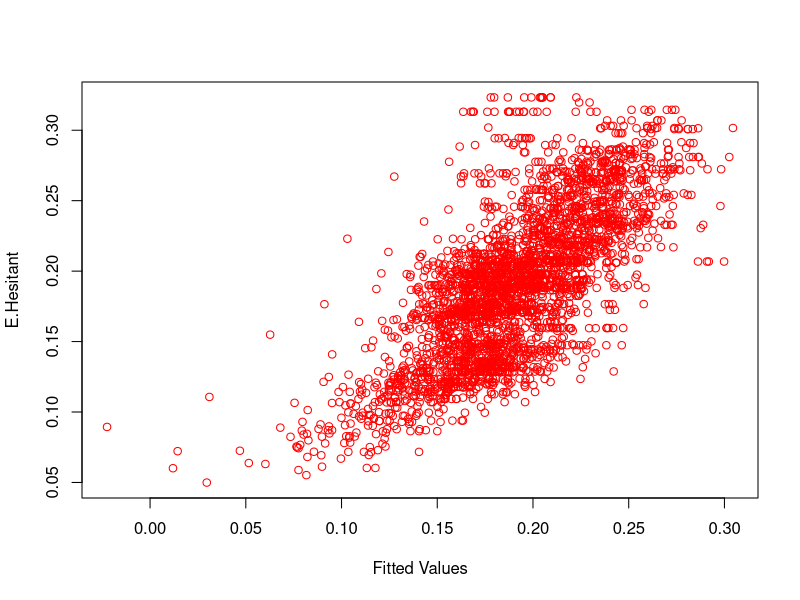
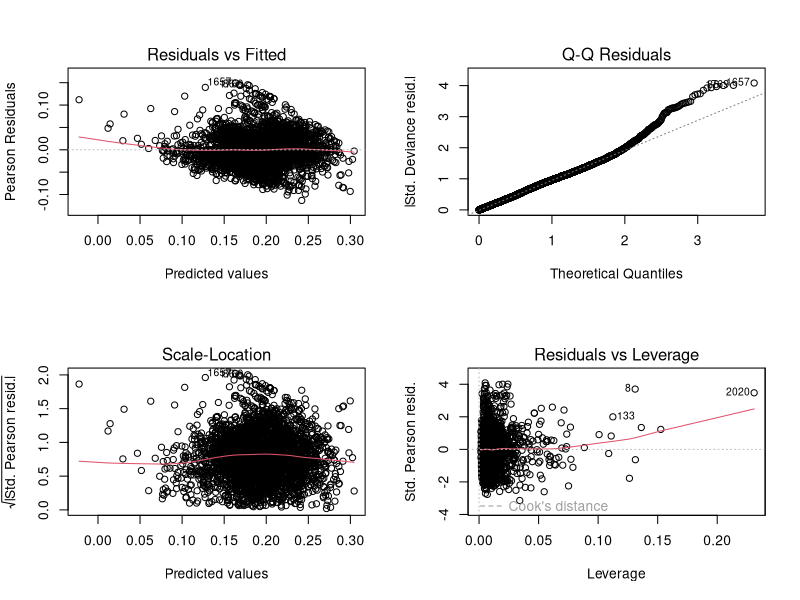
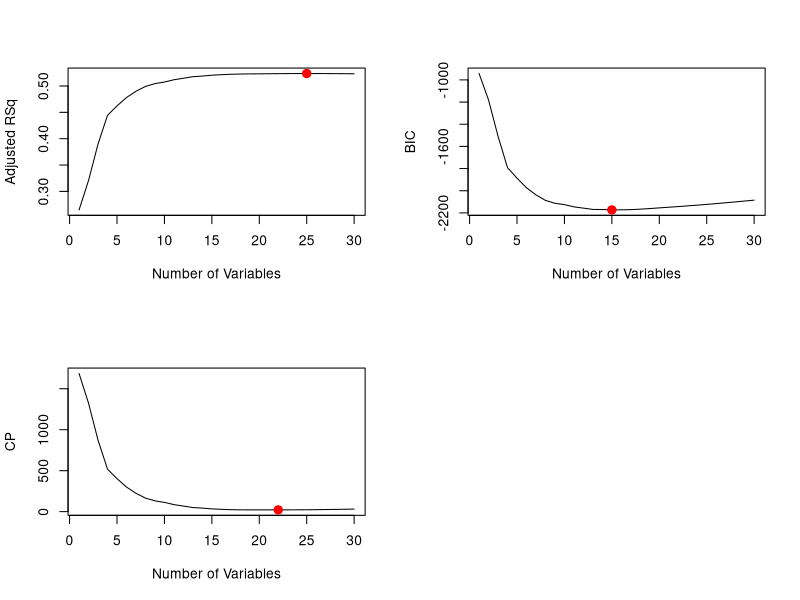

Write R code to recreate these figures, in order.
## ---- chunk 1
library(caret)

VACCINE_DATA <- read.csv("VACCINE_DATA.csv")
head(VACCINE_DATA)

infodensity <- nearZeroVar(VACCINE_DATA, saveMetrics= TRUE) # searching for 0 variance predictors
infodensity # There are none

MODEL_DATA <- VACCINE_DATA[c(-1, -7, -34)] # remove FIPS, the state, and the discretixed response (since I am doing continuous response).
head(MODEL_DATA)

MODEL_DATA$X2020 <- ifelse(MODEL_DATA$X2020 == "DEMOCRAT", 1, 0) # dummy var for the 2020 election 
MODEL_DATA$X2020 <- as.factor(MODEL_DATA$X2020) # categorical 
MODEL_DATA$MedInc <- as.numeric(MODEL_DATA$MedInc) # income continuous 
 
str(MODEL_DATA)

## Descriptive model (NO CV)

MODEL <- train(E.Hesitant~.,data = MODEL_DATA, method = "glm", trControl = trainControl(method="none"))
summary(MODEL)

## Train & Test set 
train.rows <- sample(1:nrow(MODEL_DATA), 0.8 * nrow(MODEL_DATA)) #60% train/40% holdout
TRAIN <- MODEL_DATA[train.rows, ]
TEST <- MODEL_DATA[-train.rows, ]

## Set up CV 
fitControl <- trainControl(method = "cv", number = 10)

## Linear Regression 

LM <- train(E.Hesitant ~ ., data = TRAIN, method = 'glm', trControl = fitControl, preProc = c("center", "scale" ))
LM$results

postResample(predict(LM,newdata = TEST), TEST$E.Hesitant) # Test Performance 

## Model Selection 

Reduced_LM <- train(E.Hesitant ~ Hispanic + Black + Age65 + Age17 + Mobile + R.Cycles + MedInc + Uninsured + Smartphone + Computer, data = TRAIN, method = 'glm', trControl = fitControl, preProc = c("center", "scale" ))
Reduced_LM$results

postResample(predict(Reduced_LM, newdata = TEST), TEST$E.Hesitant)

## SLR 

SLR <- train(E.Hesitant ~ MedInc, data = TRAIN, method = 'glm', trControl = fitControl, preProc = c("center", "scale" ))
SLR$results

postResample(predict(SLR, newdata = TEST), TEST$E.Hesitant) # Test performance 

## Regularized regression 

glmnetGrid <- expand.grid(alpha = seq(0, 1, by = .1), lambda = 10^seq(-1, 2.1, by = 0.1)) # tuning parameters 

MODEL.RR <- train(E.Hesitant ~., data = TRAIN, method = 'glmnet', tuneGrid = glmnetGrid, trControl = fitControl, preProc = c("center", "scale"))

MODEL.RR$results[which.min(MODEL.RR$results$RMSE),] # best values for lambda. Performs worse than Standard regression. 

postResample(predict(MODEL.RR,newdata = TEST),TEST$E.Hesitant) # Test performance 

## KNN Regression 

knnGrid <- expand.grid(k=1:40) # number of neighbors 

KNN <- train(E.Hesitant ~ ., data = TRAIN, method = 'knn', tuneGrid = knnGrid, trControl = fitControl, preProc = c("center", "scale"))

KNN$results[rownames(KNN$bestTune),] # optimal K is 7. RMSE performed worse than all other models. 

postResample(predict(KNN, newdata = TEST), TEST$E.Hesitant) # Test Performance. 


########################################################################

# Not using Caret 


## Standardizing the data 

Standardized <- VACCINE_DATA[,c(-1,-2, -7, -24, -34)] # remove FIPS, response, state, discretized response, 2020 (since qualitative)
head(Standardized)
Standardized <- scale(Standardized) 
var(Standardized[,1]) # Variance now 1 
var(Standardized[,2]) # for all columns 

Model_DATA <- cbind(Standardized, VACCINE_DATA[24]) # rejoin the 2020 election col
Model_DATA <- cbind(VACCINE_DATA[2], Model_DATA) # rejoin the response 
head(Model_DATA)

## MLR 

m1 <- glm(E.Hesitant ~ ., data = Model_DATA)
plot(m1$fitted.values, Model_DATA$E.Hesitant, xlab = "Fitted Values", ylab = "E.Hesitant", col = "red")
summary(m1)
par(mfrow = c(2,2)) 
plot(m1)

VACCINE_DATA[2020,] # NY county 
VACCINE_DATA[8,] # Aleutians West, AK
VACCINE_DATA[133,] # Concho, TX 
VACCINE_DATA[404,] # based on error 

library(boot)

cv.err <- cv.glm(Model_DATA, m1, K = 10) 
sqrt(cv.err$delta[1]) # RMSE 0.0370269

## Model Selection 

library(leaps)

b <- regsubsets(E.Hesitant ~ ., Model_DATA, nvmax = 30) 
rs <- summary(b) 

par(mfrow = c(2,2)) 
plot(rs$adjr2, xlab = "Number of Variables", ylab = "Adjusted RSq", type = "l") 
which.max(rs$adjr2) 
points(25, rs$adjr2[25], col = "red", cex = 2, pch = 20) 

plot(rs$bic, xlab = "Number of Variables", ylab = "BIC", type = "l") 
which.min(rs$bic) 
points(15, rs$bic[15], col = "red", cex = 2, pch = 20) 

plot(rs$cp, xlab = "Number of Variables", ylab = "CP", type = "l") 
which.min(rs$cp) 
points(22, rs$cp[22], col = "red", cex = 2, pch = 20) 

# improvemet is negligble after 15. 

b <- regsubsets(E.Hesitant ~ ., Model_DATA, nvmax = 15) 
rs <- summary(b) 
rs$which[8,]

m10 <- glm(E.Hesitant ~ Hispanic + Black + Age65 + Age17 + Mobile + R.Cycles + MedInc + Uninsured + Smartphone + Computer, data = Model_DATA)

cv.err <- cv.glm(Model_DATA, m10, K = 10) 
sqrt(cv.err$delta[1]) # RMSE 0.03737494

m8 <- glm(E.Hesitant ~ Hispanic + Age17 + Mobile + R.Cycles + MedInc + Uninsured + Smartphone + Computer, data = Model_DATA)

cv.err <- cv.glm(Model_DATA, m8, K = 10) 
sqrt(cv.err$delta[1]) # RMSE 0.03771258

m6 <- glm(E.Hesitant ~ Hispanic + Age17 + Mobile + MedInc + Smartphone + Computer, data = Model_DATA)

cv.err <- cv.glm(Model_DATA, m6, K = 10) 
sqrt(cv.err$delta[1]) # RMSE 0.03846433
